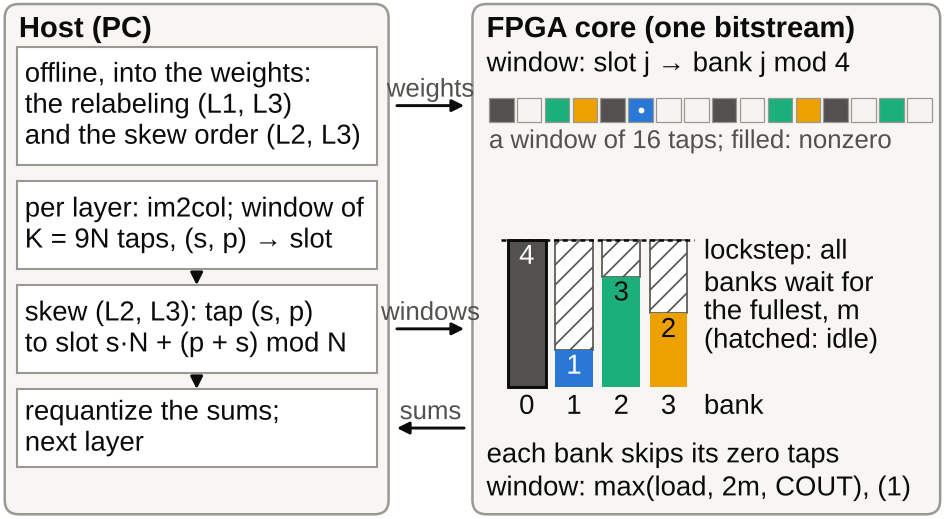

Write the Python code that produced this figure.
"""Fig. 1 of PAPER_EN.md: the system, and where the three layouts act.

    python3 bankperm/figures/fig_system.py      # writes fig_system.png and fig_system.pdf here

A schematic, not data: the host builds each layer's windows (im2col), puts every
tap in a slot, and the slot decides the bank (slot j -> bank j mod 4); the core's
four banks skip zero taps but advance in lockstep, so a window costs the fullest
bank's count m, as in equation (1). The relabeling (L1, and L3's) and the skew's
weight-column order are folded into the weights offline; the host applies the skew's
slot order to every window. The bitstream
is the same for every layout. The example window (16 taps, 4, 1, 3 and 2 nonzeros per bank) is drawn, not taken from a run.
Drawn at 8.0 cm, the width the build places it at (build_docx --col-fig-cm 8), with
the colours and fonts of fig1_layouts.py.
"""
from pathlib import Path

import matplotlib
matplotlib.use('Agg')
import matplotlib.pyplot as plt
plt.rcParams['hatch.linewidth'] = 0.4
from matplotlib.patches import FancyBboxPatch, Rectangle, FancyArrowPatch

from fig1_layouts import BANK, DOTTED, INK, MUTED, ZERO, setup_fonts

HERE = Path(__file__).resolve().parent
W_CM, H_CM = 8.0, 4.4
FILL = '#f7f6f3'                       # box background
EDGE = '#9a9893'


def box(ax, x, y, w, h, title):
    ax.add_patch(FancyBboxPatch((x, y), w, h, boxstyle='round,pad=0,rounding_size=0.12', fc=FILL, ec=EDGE,
                                lw=0.6, zorder=1))
    ax.text(x + 0.12, y + h - 0.1, title, ha='left', va='top', fontsize=7, fontweight='bold', color=INK, zorder=3)


def arrow(ax, p, q, text=None, dy=0.1, rad=0.0):
    ax.add_patch(FancyArrowPatch(p, q, arrowstyle='-|>', mutation_scale=6, lw=0.7, color=INK,
                                 connectionstyle=f'arc3,rad={rad}', zorder=4))
    if text:
        ax.text((p[0] + q[0])/2, (p[1] + q[1])/2 + dy, text, ha='center', va='bottom', fontsize=6.2,
                color=MUTED, zorder=5)


def main():
    setup_fonts()
    fs = 6.6
    fig = plt.figure(figsize=(W_CM/2.54, H_CM/2.54), dpi=300)
    ax = fig.add_axes([0, 0, 1, 1]); ax.set_xlim(0, W_CM); ax.set_ylim(0, H_CM); ax.axis('off')

    # --- host: what it does per layer; the layouts act only here
    hx, hy, hw, hh = 0.04, 0.04, 3.25, H_CM - 0.08
    box(ax, hx, hy, hw, hh, 'Host (PC)')
    steps = ['offline, into the weights:\nthe relabeling (L1, L3)\nand the skew order (L2, L3)',
             'per layer: im2col; window of\nK = 9N taps, (s, p) → slot',
             'skew (L2, L3): tap (s, p)\nto slot s·N + (p + s) mod N',
             'requantize the sums;\nnext layer']
    y, gap = hy + hh - 0.36, 0.14
    heights = (1.0, 0.74, 0.74, 0.66)
    centers = []
    for i, what in enumerate(steps):
        h = heights[i]
        ax.add_patch(Rectangle((hx + 0.1, y - h), hw - 0.2, h, fc='white', ec=EDGE, lw=0.5, zorder=2))
        ax.text(hx + 0.17, y - h/2, what, ha='left', va='center', fontsize=fs, color=INK, linespacing=1.2, zorder=3)
        centers.append(y - h/2)
        if i in (1, 2):
            arrow(ax, (hx + hw/2, y - h), (hx + hw/2, y - h - gap))
        y -= h + gap

    # --- core: one bitstream for every layout
    cx, cy, cw, ch = 4.0, 0.04, W_CM - 4.04, H_CM - 0.08
    box(ax, cx, cy, cw, ch, 'FPGA core (one bitstream)')
    ax.text(cx + 0.12, cy + ch - 0.4, 'window: slot j → bank j mod 4', ha='left', va='top', fontsize=fs, color=INK)
    nz = [1, 0, 1, 1, 1, 1, 0, 0, 1, 0, 1, 1, 1, 0, 1, 0]     # a drawn example: 1 = nonzero (banks 4, 1, 3, 2)
    n_show, s = 16, 0.236
    sx, sy = cx + 0.14, cy + ch - 1.0
    for j in range(n_show):
        ax.add_patch(Rectangle((sx + j*s, sy), s*0.88, s*0.88, fc=BANK[j % 4] if nz[j] else ZERO, ec=EDGE,
                               lw=0.3, zorder=3))
        if nz[j] and j % 4 == DOTTED:   # the white dot of Fig. 2 (grayscale)
            ax.plot(sx + j*s + s*0.44, sy + s*0.44, 'o', ms=1.4, mfc='white', mec='none', zorder=4)
    ax.text(sx, sy - 0.06, 'a window of 16 taps; filled: nonzero', ha='left', va='top', fontsize=6.2, color=MUTED)
    counts = [sum(nz[b::4]) for b in range(4)]
    bw, bg, unit = 0.32, 0.08, 0.31
    bx0, by0 = cx + 0.3, cy + 1.08
    for b, n in enumerate(counts):
        x = bx0 + b*(bw + bg)
        ax.add_patch(Rectangle((x, by0), bw, n*unit, fc=BANK[b], ec=INK if n == max(counts) else 'none', lw=0.7,
                               zorder=3))
        if n < max(counts):   # the cycles this bank waits for the fullest one
            ax.add_patch(Rectangle((x, by0 + n*unit), bw, (max(counts) - n)*unit, fc='white', ec=MUTED, lw=0.4,
                                   hatch='/////', zorder=2))
        ax.text(x + bw/2, by0 - 0.06, str(b), ha='center', va='top', fontsize=fs, color=INK)
        ax.text(x + bw/2, by0 + n*unit - 0.03, str(n), ha='center', va='top', fontsize=fs,
                color='white' if b < 2 else INK, zorder=4)
    ax.text(bx0 + 4*(bw + bg) - bg + 0.14, by0 - 0.06, 'bank', ha='left', va='top', fontsize=fs, color=INK)
    m = max(counts); top = by0 + m*unit; right = bx0 + 4*(bw + bg) - bg
    ax.plot([bx0 - 0.06, right + 0.06], [top, top], ls=(0, (2, 1.5)), lw=0.6, color=INK, zorder=4)
    ax.text(right + 0.14, top + 0.03, 'lockstep: all\nbanks wait for\nthe fullest, m\n(hatched: idle)', ha='left', va='top',
            fontsize=fs, color=INK, linespacing=1.15)
    ax.text(cx + 0.12, cy + 0.5, 'each bank skips its zero taps', ha='left', va='center', fontsize=fs, color=INK)
    ax.text(cx + 0.12, cy + 0.22, 'window: max(load, 2m, COUT), (1)', ha='left', va='center', fontsize=fs,
            color=INK)

    # --- data paths between host and core
    arrow(ax, (hx + hw, centers[0]), (cx, centers[0]), 'weights', dy=0.03)
    arrow(ax, (hx + hw, centers[2]), (cx, centers[2]), 'windows', dy=0.03)
    arrow(ax, (cx, centers[3]), (hx + hw, centers[3]), 'sums', dy=0.03)

    out = HERE/'fig_system'
    fig.savefig(out.with_suffix('.png'), dpi=300)
    fig.savefig(out.with_suffix('.pdf'))
    print('wrote', out.with_suffix('.png'), out.with_suffix('.pdf'))


if __name__ == '__main__':
    main()
